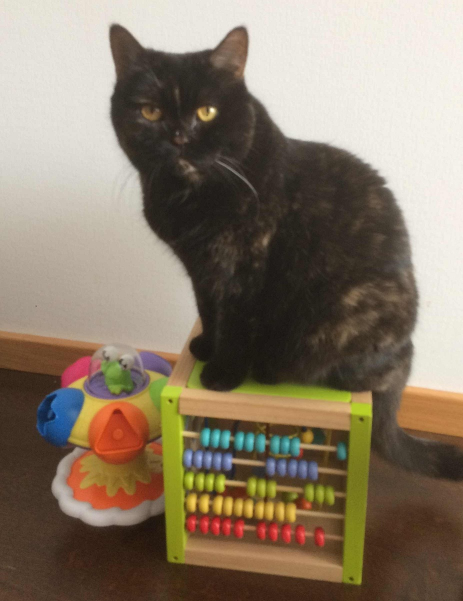
#> input picture Clustering/cat.jpg, 926 x 1202 px (shown at 1/2 size)
$ jupyter execute --allow-errors HW_clustering_Tyan.ipynb
#> lines starting #> are read from the running program, lines starting #| are printed output that depends on the picture
#> further down, img is the input picture: shape (1202, 926, 3); mean B, G, R 105.3, 123, 136.8
# Домашнее задание «Алгоритмы кластеризации». Тян Е.В.

## Импорт библиотек

[cell 1]
import numpy as np
import matplotlib.pyplot as plt
import cv2
import skimage
from sklearn.cluster import KMeans, DBSCAN, AgglomerativeClustering
from skimage.metrics import structural_similarity as ssim

[cell 2]
# Вспомогательные функции

def draw_picture(image, title, bgr=True): # Функция из задания, спасибо!
#> called with title = 'Оригинальное изображение', bgr = True
    if bgr:
        b, g, r = cv2.split(image)
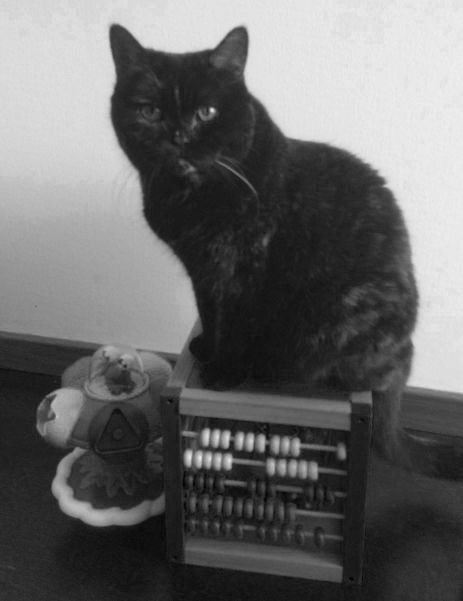
#> b: shape (1202, 926) (shown at 1/2 size); min 0, max 242, mean 105.3
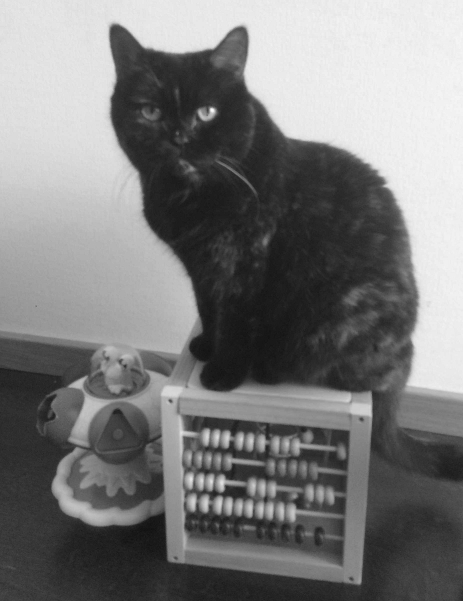
#> g: shape (1202, 926) (shown at 1/2 size); min 0, max 255, mean 123
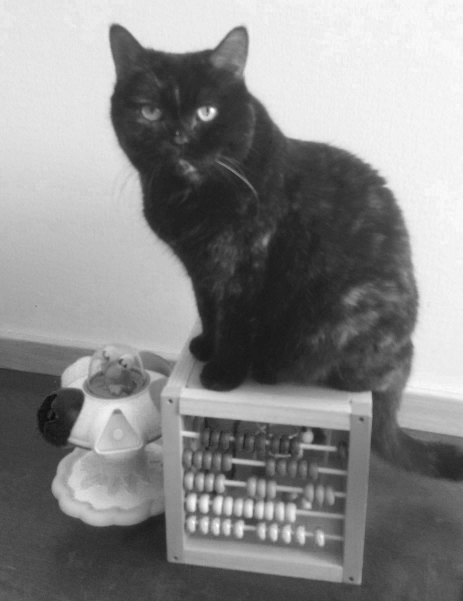
#> r: shape (1202, 926) (shown at 1/2 size); min 5, max 255, mean 136.8
        image = cv2.merge([r, g, b])

    plt.figure()
    plt.axis('off')
    plt.title(title)
    plt.imshow(image)

def flat_img(unflattened_img):
    return unflattened_img.reshape(-1, unflattened_img.shape[-1], copy = True)

def unflat_img(flattened_img, orig_shape):
    assert flattened_img.shape == (orig_shape[0] * orig_shape[1], 3), "Invalid input image!"
    return flattened_img.reshape(orig_shape)

def apply_clustering(flattened_img, cluster_vals, clusters_count, noise_bgr = [255, 255, 255]):
    cluster_val_groups = [[] for i in range(clusters_count)]
    for pixel_index in range(len(flattened_img)):
        cluster = cluster_vals[pixel_index]
        # Expect noise cluster from DBSCAN
        if cluster != -1:
            cluster_val_groups[cluster].append(flattened_img[pixel_index])

    cluster_centroids = []
    for cluster_index in range(clusters_count):
        cluster_centroids.append(np.mean(cluster_val_groups[cluster_index], axis = 0))

    for pixel_index in range(len(flattened_img)):
        pixel_cluster = cluster_vals[pixel_index]
        # Expect noise cluster from DBSCAN
        if cluster == -1:
            flattened_img[pixel_index] = noise_bgr
        else:
            flattened_img[pixel_index] = cluster_centroids[pixel_cluster]

## Оригинальное изображение

[cell 3]
img = cv2.imread('cat.jpg')
draw_picture(img, 'Оригинальное изображение', bgr=True)
img.shape
#> Out = (1202, 926, 3)

## KMeans

Не будем применять масштабирование, единицы измерения (значения r/g/b) в одном масштабе

[cell 4]
def modify_with_KMeans(original_img, clusters_count):
    flattened_image = flat_img(original_img)
    clf_kmeans = KMeans(n_clusters=clusters_count)
    cluster_vals = clf_kmeans.fit_predict(flattened_image)
    apply_clustering(flattened_image, cluster_vals, clusters_count)
    return unflat_img(flattened_image, original_img.shape)

kmean_clusters = [2, 5, 10, 20]

#> (the rest of this cell did not finish here and is left out)

## DBSCAN

[cell 5]
# Для выполнения кластеризации с помощью DBSCAN пришлось уменьшить изображение
img_shape_DBSCAN = (int(img.shape[1]/2), int(img.shape[0]/2))
#> img_shape_DBSCAN = (463, 601)
img_2 = cv2.resize(img, img_shape_DBSCAN, interpolation=cv2.INTER_LINEAR)
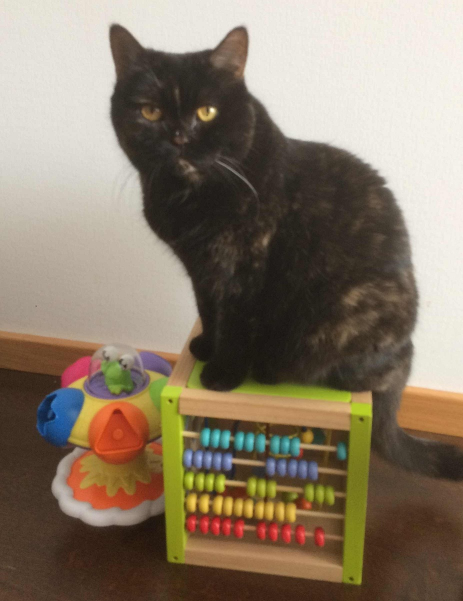
#> img_2: shape (601, 463, 3); mean B, G, R 105.5, 123.1, 136.9
#> (the rest of this cell did not finish here and is left out)

#> (a cell that did not finish here is left out)

### AgglomerativeClustering

[cell 7]
# Для выполнения кластеризации с помощью AgglomerativeClustering пришлось еще больше уменьшить изображение
img_shape_AC = (int(img.shape[1]/10), int(img.shape[0]/10))
#> img_shape_AC = (92, 120)
# После проблем с долгим DBSCAN решил уменьшить изображение
img_10 = cv2.resize(img, img_shape_AC, interpolation=cv2.INTER_LINEAR)
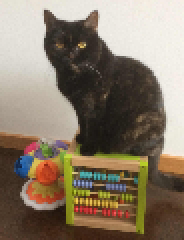
#> img_10: shape (120, 92, 3) (shown 2 times larger); mean B, G, R 105.2, 122.9, 136.7

def modify_with_AC(original_img, clusters_count):
    flattened_image = flat_img(original_img)
    clf_AC = AgglomerativeClustering(n_clusters=clusters_count)
    cluster_vals = clf_AC.fit_predict(flattened_image)
    apply_clustering(flattened_image, cluster_vals, clusters_count)
    return unflat_img(flattened_image, original_img.shape)

AC_clusters = [2, 5, 10, 20]

#> (the rest of this cell did not finish here and is left out)
